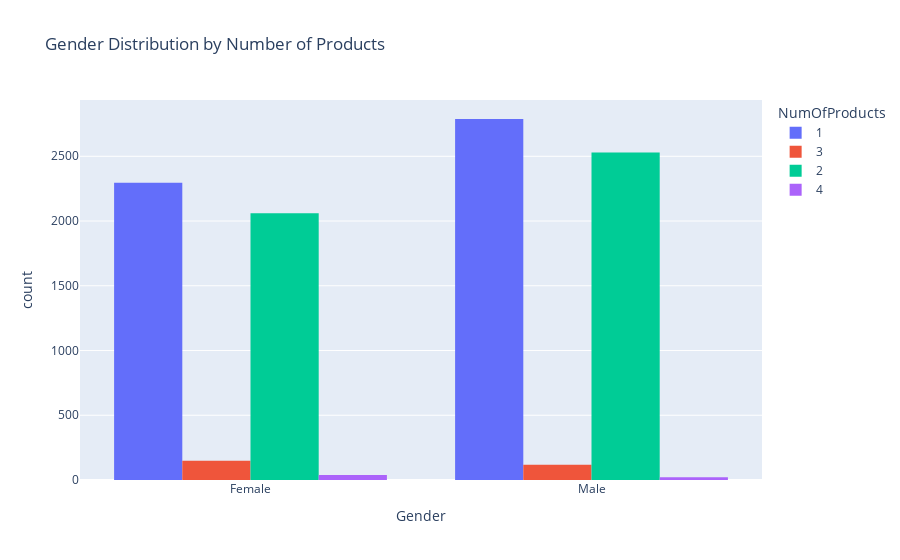

Notebook code for this chart:
### Code cell
# Gender Distribution by Number of Products
px.histogram(data_frame=df , x='Gender' , color='NumOfProducts' , barmode='group' , title = 'Gender Distribution by Number of Products')

### Figure 1 — Plotly figure (JSON) as saved in the notebook; plotly's stock layout.template omitted (floating-point values rounded to 4 significant figures; data arrays with more than 128 entries replaced by an {"elided": "..."} marker saying what was removed)
{"data": [{"alignmentgroup": "True", "bingroup": "x", "hovertemplate": "NumOfProducts=1<br>Gender=%{x}<br>count=%{y}<extra></extra>", "legendgroup": "1", "marker": {"color": "#636efa", "pattern": {"shape": ""}}, "name": "1", "offsetgroup": "1", "orientation": "v", "showlegend": true, "type": "histogram", "x": {"elided": "5084 str values"}, "xaxis": "x", "yaxis": "y"}, {"alignmentgroup": "True", "bingroup": "x", "hovertemplate": "NumOfProducts=3<br>Gender=%{x}<br>count=%{y}<extra></extra>", "legendgroup": "3", "marker": {"color": "#EF553B", "pattern": {"shape": ""}}, "name": "3", "offsetgroup": "3", "orientation": "v", "showlegend": true, "type": "histogram", "x": {"elided": "266 str values"}, "xaxis": "x", "yaxis": "y"}, {"alignmentgroup": "True", "bingroup": "x", "hovertemplate": "NumOfProducts=2<br>Gender=%{x}<br>count=%{y}<extra></extra>", "legendgroup": "2", "marker": {"color": "#00cc96", "pattern": {"shape": ""}}, "name": "2", "offsetgroup": "2", "orientation": "v", "showlegend": true, "type": "histogram", "x": {"elided": "4590 str values"}, "xaxis": "x", "yaxis": "y"}, {"alignmentgroup": "True", "bingroup": "x", "hovertemplate": "NumOfProducts=4<br>Gender=%{x}<br>count=%{y}<extra></extra>", "legendgroup": "4", "marker": {"color": "#ab63fa", "pattern": {"shape": ""}}, "name": "4", "offsetgroup": "4", "orientation": "v", "showlegend": true, "type": "histogram", "x": ["Female", "Male", "Female", "Female", "Male", "Male", "Male", "Male", "Male", "Male", "Female", "Female", "Female", "Female", "Female", "Male", "Male", "Female", "Female", "Female", "Female", "Female", "Female", "Male", "Female", "Female", "Female", "Female", "Female", "Female", "Female", "Male", "Female", "Female", "Male", "Male", "Male", "Male", "Male", "Female", "Female", "Female", "Female", "Female", "Male", "Male", "Male", "Female", "Female", "Female", "Female", "Female", "Female", "Female", "Female", "Male", "Male", "Female", "Male", "Female"], "xaxis": "x", "yaxis": "y"}], "layout": {"barmode": "group", "legend": {"title": {"text": "NumOfProducts"}, "tracegroupgap": 0}, "title": {"text": "Gender Distribution by Number of Products"}, "xaxis": {"anchor": "y", "domain": [0, 1], "title": {"text": "Gender"}}, "yaxis": {"anchor": "x", "domain": [0, 1], "title": {"text": "count"}}}}
